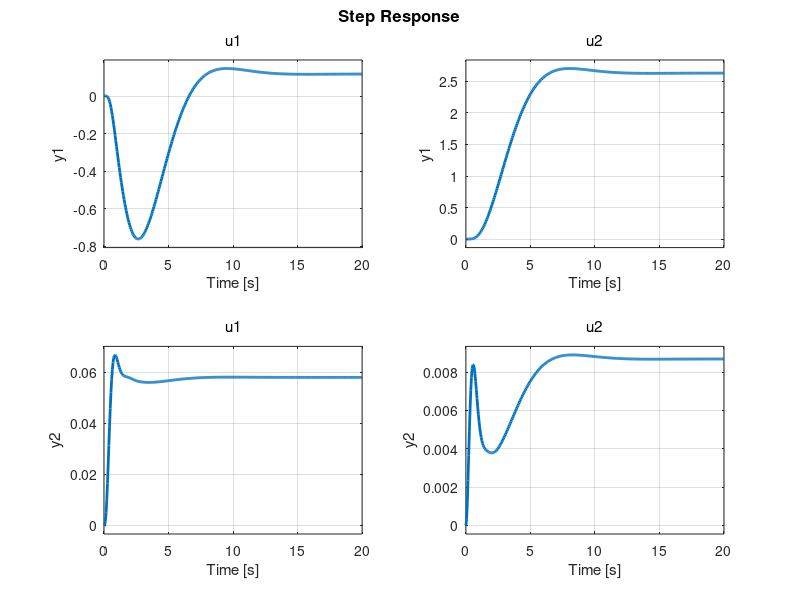
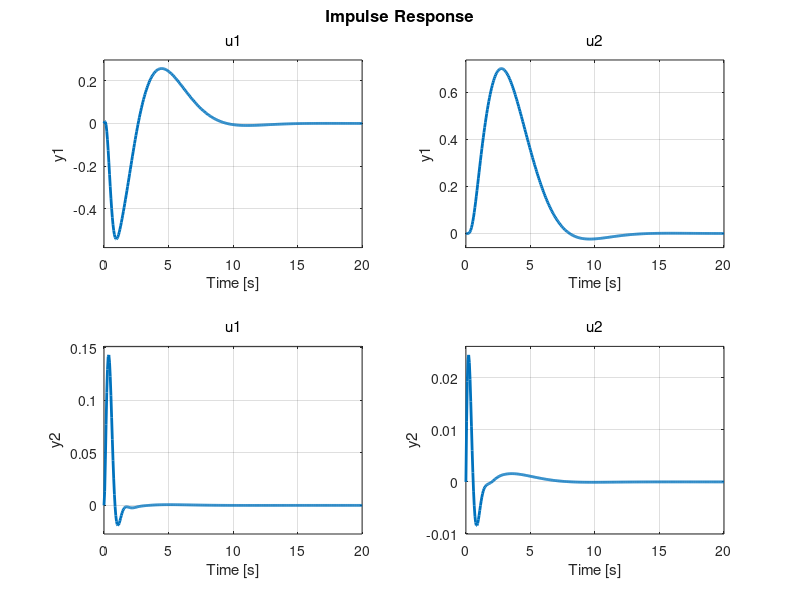
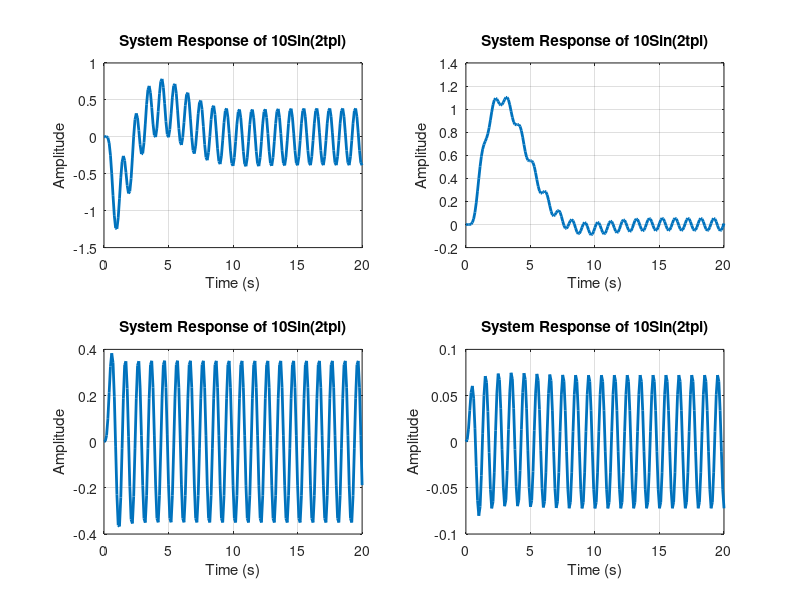
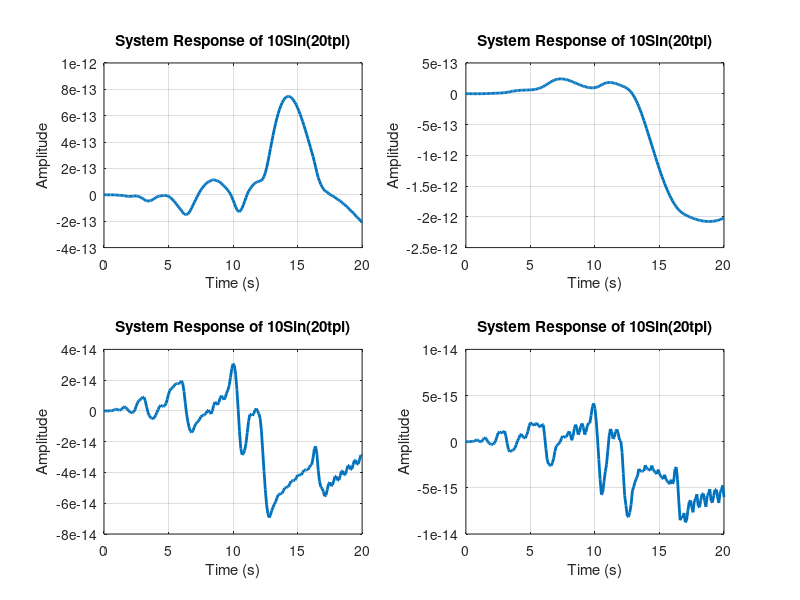

MATLAB code for these plots, in order:
clear all, close all, clc

% Define the system parameters 

m = 4        % System mass unit in kg 
J = 0.0475   % System intertia unit in Kg m^2 
r = 0.25     % Radius unit in m
g = 9.8      % Gravitational constant unit in m/s^2
c = 0.05     % Ratational damping Ns/m 

% Linearized state - space A, B,A C and D
A = [0, 0, 0, 1, 0, 0; 
    0, 0, 0, 0, 1, 0; 
    0, 0, 0, 0, 0, 1; 
    0, 0, -g, -c/m, 0, 0;
    0, 0, 0, 0, -c/m, 0; 
    0, 0, 0, 0, 0, 0];
B = [0, 0;
    0, 0;
    0, 0;
    1/m, 0;
    0, 1/m;
    r/J, 0];
C = [1, 0, 0, 0, 0, 0; 0, 1, 0, 0, 0, 0]
D = [0, 0; 
    0, 0]
sys = ss(A, B, C, D)

sys_tf = tf(sys)

%% ZOH
% Find the eigenvalues and eigenvectors
[V, Di] = eig(A);

% Extract the diagonal matrix D (eigenvalues) and the matrix V (eigenvectors)
H = Di;
T = V;

% Check if the transformation is valid
if norm(A*T - T*H, 'fro') < 1e-10
    disp('Transformation successful.');
    
    % Display the transformation matrix T and the diagonal matrix H
    disp('Transformation matrix T:');
    disp(T);
    
    disp('Diagonal matrix H:');
    disp(H);
else
    disp('Error in transformation.');
end

% Matrix B_hat
B_hat = [6.66667, 0;
    20.00156, 0;
    0, 20; 
    6.66667, 0;
    0, 20.00156;
    -6.66667, 0]

% Matrix C_hat
C_hat = [1, -0.99992, 0, 1, 0, -1;0, 0, 1, 0, -0.99992, 0]

new_sys = ss(H, B_hat, C_hat, D)
sys_tf_new = tf(new_sys)

dt = 0.1;
Gd = c2d(sys, dt, 'zoh')

%% State Feedback Control 
desired_eigenvalues = [-0.5 + 0.5j; -0.5 - 0.5j; -1; -3 + 5j; -3 - 5j; -5];
% desired_eigenvalues = [-5.3853; -2.0563 + 2.3125j; -2.0563 - 2.3125j; -1.0002; 0.3751+0.3307; 0.3751-0.3307];
K = place(A, B, desired_eigenvalues)


% Define the closed-loop system with state feedback
syscl = ss(A - B * K, B, C, D);

syscl_tf = tf(syscl);

% Step Response 
figure;
step(syscl)
h = findobj(gcf, 'Type', 'line');
set(h, 'LineWidth', 2); 
grid on;

% Impulse Response 
figure;
impulse(syscl)
h = findobj(gcf, 'Type', 'line');
set(h, 'LineWidth', 2); 
grid on;

% Sinusoidal Response with Different Frequency 
% Specify the time vector for the Sinusoidal response
t = linspace(0,20,201);

% All amplitude of Sinusoid signal equals to 10
% Simulate the system response to the sinusoidal input with Frequency = 1
v1 = 10*sin(2*pi * t);

[X_0, T_0] = lsim(syscl(1,1),v1, t);
[X_1, T_1] = lsim(syscl(1,2),v1, t);
[X_2, T_2] = lsim(syscl(2,1),v1, t);
[X_3, T_3] = lsim(syscl(2,2),v1, t);


% Plot the sinusoidal response for each output
figure;

subplot(2, 2, 1);
plot(T_0, X_0, 'LineWidth', 2);
title('System Response of 10Sin(2tpi)');
xlabel('Time (s)');
ylabel('Amplitude');
grid on;

subplot(2, 2, 2);
plot(T_1, X_1, 'LineWidth', 2);
title('System Response of 10Sin(2tpi)');
xlabel('Time (s)');
ylabel('Amplitude');
grid on;


subplot(2, 2, 3);
plot(T_2, X_2, 'LineWidth', 2);
title('System Response of 10Sin(2tpi)');
xlabel('Time (s)');
ylabel('Amplitude');
grid on;

subplot(2, 2, 4);
plot(T_3, X_3, 'LineWidth', 2);
title('System Response of 10Sin(2tpi)');
xlabel('Time (s)');
ylabel('Amplitude');
grid on;

v2 = 10*sin(20*pi*t);

[Y_0, T_00] = lsim(syscl(1,1),v2, t);
[Y_1, T_11] = lsim(syscl(1,2),v2, t);
[Y_2, T_22] = lsim(syscl(2,1),v2, t);
[Y_3, T_33] = lsim(syscl(2,2),v2, t);

% Plot the sinusoidal response for each output
figure;

subplot(2, 2, 1);
plot(T_00, Y_0, 'LineWidth', 2);
title('System Response of 10Sin(20tpi)');
xlabel('Time (s)');
ylabel('Amplitude');
grid on;

subplot(2, 2, 2);
plot(T_11, Y_1, 'LineWidth', 2);
title('System Response of 10Sin(20tpi)');
xlabel('Time (s)');
ylabel('Amplitude');
grid on;


subplot(2, 2, 3);
plot(T_22, Y_2, 'LineWidth', 2);
title('System Response of 10Sin(20tpi)');
xlabel('Time (s)');
ylabel('Amplitude');
grid on;

subplot(2, 2, 4);
plot(T_33, Y_3, 'LineWidth', 2);
title('System Response of 10Sin(20tpi)');
xlabel('Time (s)');
ylabel('Amplitude');
grid on;

%% Observable Feedback Control
O = obsv(A, C)
rank (O)

% Desired poles for the observer
pole_des = [-5 + 5j, -5 - 5j, -10 + 10j, -10 - 10j, -3, -9];
L = place(A', C', pole_des)'

est_poles = eig(A - L*C)

% Simulation 
% Define augmented system to run the simulation
Aaug = [A, zeros(6,6); L*C, A-L*C];
Baug = [B;B];
Caug = [C, zeros(2,6)];
Daug = 0;

% Agumented Matrix Under Observer State Feedback Control
sys_obs = ss(Aaug,Baug,Caug,Daug);

% Find the Transfer function of each output
sys_tff = tf(sys_obs);

% From sys_tff we can know that there only two transfer function (1,1)
% and(2,2) position, therefore, we only plot these two 
sys_tf_x = sys_tff(1,1)
sys_tf_y = sys_tff(2,2)

% Step Response 
figure;
subplot(2,1,1)
step(sys_tf_x)
title('Step Response for Output in X Direction')
grid on;
subplot(2,1,2)
step(sys_tf_y)
title('Step Response for Output in Y Direction')
h = findobj(gcf, 'Type', 'line');
set(h, 'LineWidth', 2); 
grid on;

% Impulse Response
figure;
subplot(2,1,1)
impulse(sys_tf_x)
title('Impulse Response for Output in X Direction')
grid on;
subplot(2,1,2)
impulse(sys_tf_y)
title('Impulse Response for Output in Y Direction')
h = findobj(gcf, 'Type', 'line');
set(h, 'LineWidth', 2); 
grid on;

% Define time vector
T = linspace(0,20,201);

% Sinusoid Input Signal of Different Frequency

% All amplitude of Sinusoid signal equals to 10
% Simulate the system response to the sinusoidal input with Frequency = pi
u1 = 10*sin(2 * pi * T);

[X1, T1] = lsim(sys_tf_x,u1, T);
[Y1, T1] = lsim(sys_tf_y,u1, T);


% Simulate the system response to the sinusoidal input with Frequency = 5pi
u2 = 10*sin(5 * pi * T);

[X2, T2] = lsim(sys_tf_x,u2, T);
[Y2, T2] = lsim(sys_tf_y,u2, T);

% Simulate the system response to the sinusoidal input with Frequency = 9pi
u3 = 10*sin(9 * pi * T);
[X3, T3] = lsim(sys_tf_x,u3, T);
[Y3, T3] = lsim(sys_tf_y,u3, T);


% Plot the system response
figure;
subplot(3,2,1)
plot(T1, X1, 'LineWidth', 2);
title('System Response in X to 10Sin(2piT)');
xlabel('Time (s)');
ylabel('Amplitude');
grid on;

subplot(3,2,2)
plot(T1, Y1, 'LineWidth', 2);
title('System Response in Y to 10Sin(2piT)');
xlabel('Time (s)');
ylabel('Amplitude');
grid on;

subplot(3,2,3)
plot(T2, X2, 'LineWidth', 2);
title('System Response in X to 10Sin(5piT)');
xlabel('Time (s)');
ylabel('Amplitude');
grid on;

subplot(3,2,4)
plot(T2, Y2, 'LineWidth', 2);
title('System Response in Y to 10Sin(5piT)');
xlabel('Time (s)');
ylabel('Amplitude');
grid on;


subplot(3,2,5)
plot(T3, X3, 'LineWidth', 2);
title('System Response in X to 10Sin(9piT)');
xlabel('Time (s)');
ylabel('Amplitude');
grid on;

subplot(3,2,6)
plot(T3, Y3, 'LineWidth', 2);
title('System Response in Y to 10Sin(9piT)');
xlabel('Time (s)');
ylabel('Amplitude');
grid on;


%% LQR
v = [1,1,1,1,1,1];
Q = diag(v);
u = [1,1];
R = diag(u);
[K, S, E] = lqr(A, B, Q, R);
closed_loop_system = ss(A - B*K, B, C, D);

% Plot the pole-zero map
figure;
pzmap(closed_loop_system);
title('Pole-Zero Map');
h = findobj(gcf, 'Type', 'line');
set(h, 'LineWidth', 2); 
grid on;

% Step response 
figure;
step(closed_loop_system)
title('Step Response with LQR');
h = findobj(gcf, 'Type', 'line');
set(h, 'LineWidth', 2); 
grid on;

% Impulse response 
figure;
impulse(closed_loop_system)
title('Impulse Response with LQR');
h = findobj(gcf, 'Type', 'line');
set(h, 'LineWidth', 2); 
grid on;

% Sinusoidal Response 
a1 = sin(2*pi*T);

[W1, P_t1] = lsim(closed_loop_system(1,1), a1, T);

[W2, P_t2] = lsim(closed_loop_system(1,2), a1, T);

[W3, P_t3] = lsim(closed_loop_system(2,1), a1, T);

[W4, P_t4] = lsim(closed_loop_system(2,2), a1, T);

% Plot the system response
figure;
subplot(4,1,1)
plot(P_t1, W1, 'LineWidth', 2);
title('System Response of sin(2pit)');
xlabel('Time (s)');
ylabel('Amplitude');
grid on;

subplot(4,1,2)
plot(P_t2, W2, 'LineWidth', 2);
title('System Response of sin(2pit)');
xlabel('Time (s)');
ylabel('Amplitude');
grid on;

subplot(4,1,3)
plot(P_t3, W3, 'LineWidth', 2);
title('System Response of sin(2pit)');
xlabel('Time (s)');
ylabel('Amplitude');
grid on;

subplot(4,1,4)
plot(P_t4,W4, 'LineWidth', 2);
title('System Response of sin(2pit)');
xlabel('Time (s)');
ylabel('Amplitude');
grid on;
